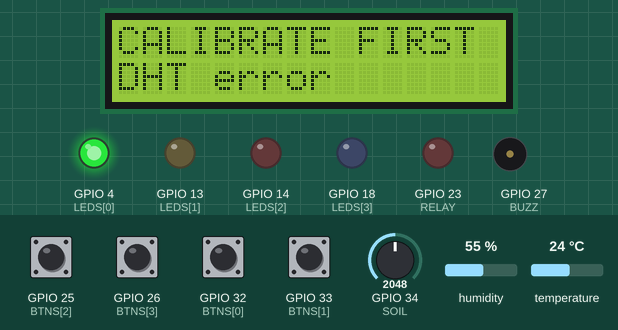
A sketch run on a simulated ESP32. Shown: 16×2 character LCD, output pins drawn as LEDs (lit = HIGH), buzzer (waves = sounding). The test bench sets the inputs (shaded band); at power-on: GPIO 25 (BTNS[2]), GPIO 26 (BTNS[3]), GPIO 32 (BTNS[0]), GPIO 33 (BTNS[1]) HIGH, GPIO 34 (SOIL) = 2048, humidity 55 %, temperature 24 °C (analog values on the 0–4095 scale). What the sketch prints to the serial monitor is not drawn.

Above: at 1.6 s.
1.7 s: GPIO 34 (SOIL) set to 18
At 3.9 s:
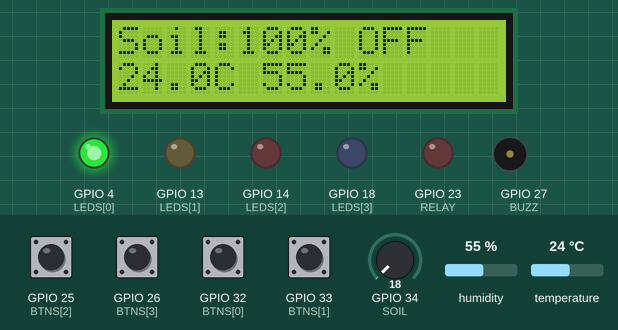
4.5 s: GPIO 34 (SOIL) set to 14
At 7.2 s:
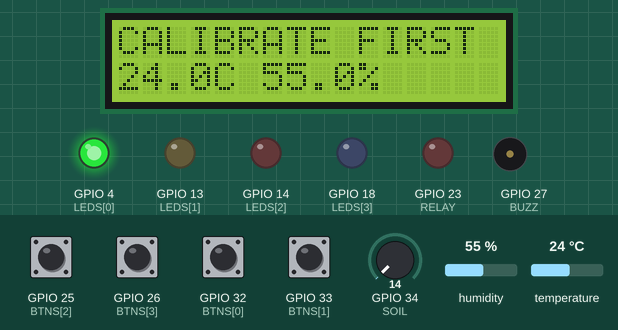
13.0 s: GPIO 32 (BTNS[0]) pulled LOW for 0.15 s
At 13.7 s:
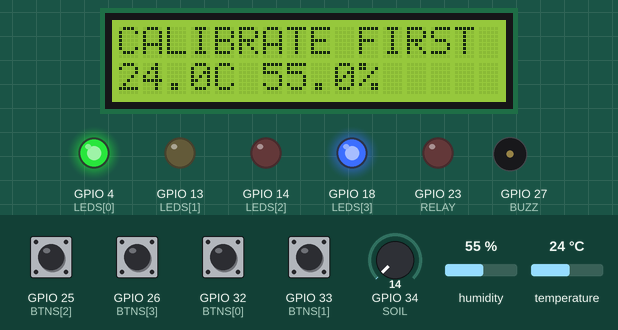
16.5 s: GPIO 34 (SOIL) set to 2866
At 18.9 s:
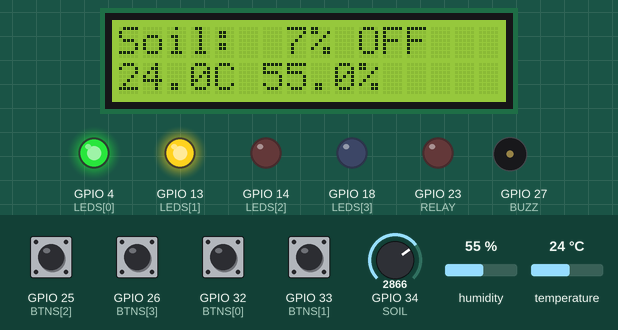
19.5 s: GPIO 32 (BTNS[0]) pulled LOW for 1 s
At 22.4 s:
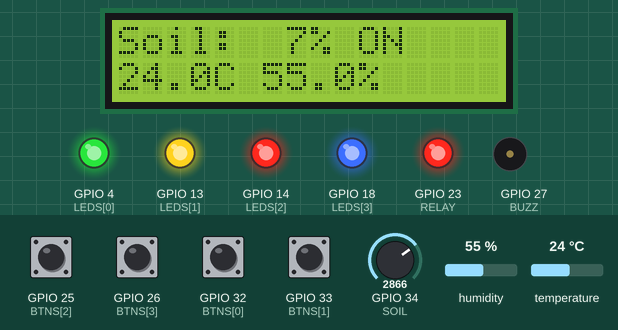
25.5 s: humidity set to 22 %
At 28.2 s:
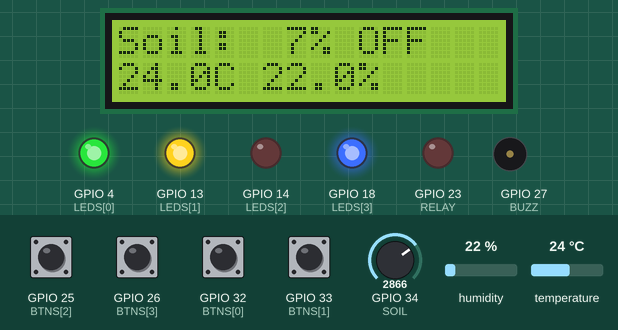
Timing chart, 0 to 29.5 s (numbered marks = the images above; inputs shaded):
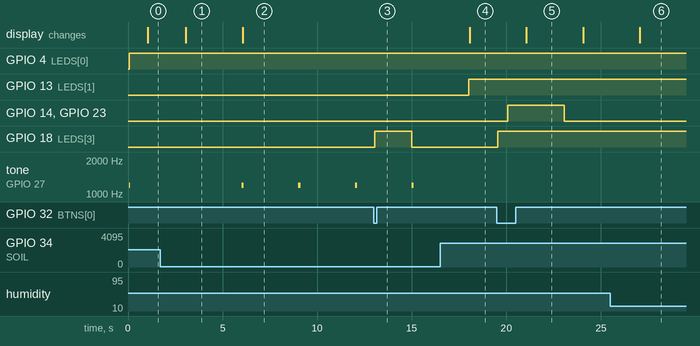

The sketch:

sketch.ino
```cpp
#include <Wire.h>
#include <LiquidCrystal_I2C.h>
#include <DHT.h>
const int SOIL=34,DHTPIN=16,SDA_PIN=21,SCL_PIN=22,RELAY=23,BUZZ=27;
const int LEDS[]={4,13,14,18}, BTNS[]={32,33,25,26};

struct Sample {float t,h;int soil,leds,buttons,pump,mode;};
void startNetwork(){}
void sendSample(Sample s){Serial.println("sim sample");}

bool observed[4]={HIGH,HIGH,HIGH,HIGH},stable[4]={HIGH,HIGH,HIGH,HIGH};
unsigned long changed[4]={0,0,0,0};
void action(int i);
void pollButtons(){for(int i=0;i<4;i++){bool v=digitalRead(BTNS[i]);if(v!=observed[i]){observed[i]=v;changed[i]=millis();}if(v!=stable[i]&&millis()-changed[i]>=40){stable[i]=v;if(!v)action(i);}}}
int buttonMask(){int mask=0;for(int i=0;i<4;i++)if(!stable[i])mask|=1<<i;return mask;}
int ledMask(){int mask=0;for(int i=0;i<4;i++)if(digitalRead(LEDS[i]))mask|=1<<i;return mask;}

const bool CALIBRATED=true,PUMP_CONNECTED=true;
// Set measured values and CALIBRATED=true after soil experiment.
// PUMP_CONNECTED=true only after instructor supervised relay/pump test.
const int DRY=3000,WET=1200;
const unsigned long MAX_RUN=3000,REST=20000;
DHT dht(DHTPIN,DHT22);LiquidCrystal_I2C lcd(0x27,16,2);
bool pump=false,autoMode=false,valid=false;
int threshold=35,moisture=-1,raw=0;
float t=NAN,h=NAN;
unsigned long started=0,lastStop=0,lastSample=0,lastLCD=0;
void stopPump(){digitalWrite(RELAY,LOW);if(pump){pump=false;lastStop=millis();}}
void startPump(){if(PUMP_CONNECTED&&valid&&!pump&&millis()-lastStop>=REST){started=millis();pump=true;digitalWrite(RELAY,HIGH);}}
void action(int i){if(i==0){autoMode=!autoMode;stopPump();}if(i==1){autoMode=false;startPump();}if(i==2){autoMode=false;stopPump();}if(i==3)threshold=threshold>=60?20:threshold+5;}
void sample(){long sum=0;for(int i=0;i<16;i++)sum+=analogRead(SOIL);raw=sum/16;valid=CALIBRATED&&abs(DRY-WET)>100&&raw>15&&raw<4080;
moisture=valid?constrain((int)(100.0*(raw-DRY)/(WET-DRY)),0,100):-1;t=dht.readTemperature();h=dht.readHumidity();if(!valid){autoMode=false;stopPump();}}
void setup(){digitalWrite(RELAY,LOW);pinMode(RELAY,OUTPUT);Serial.begin(115200);analogReadResolution(12);for(int i=0;i<4;i++){pinMode(LEDS[i],OUTPUT);pinMode(BTNS[i],INPUT_PULLUP);}pinMode(BUZZ,OUTPUT);dht.begin();Wire.begin(SDA_PIN,SCL_PIN);lcd.init();lcd.backlight();lastStop=millis();startNetwork();}
void loop(){
  pollButtons();unsigned long now=millis();
  if(pump&&(now-started>=MAX_RUN||!valid||(autoMode&&moisture>=threshold+10)))stopPump();
  if(now-lastSample>=3000){lastSample=now;sample();if(!isnan(t)&&!isnan(h))sendSample({t,h,moisture,ledMask(),buttonMask(),pump,autoMode});Serial.printf("ADC=%d soil=%d pump=%d\n",raw,moisture,pump);}
  if(autoMode&&valid&&moisture<threshold)startPump();
  bool alarm=!valid||isnan(t)||isnan(h);
  digitalWrite(LEDS[0],true);
  digitalWrite(LEDS[1],valid&&moisture<threshold);
  digitalWrite(LEDS[2],pump);digitalWrite(LEDS[3],autoMode);
  // Short alarm beep. Keep loop free from network waits.
  if(alarm&&now%3000<120)tone(BUZZ,1200);else noTone(BUZZ);
  if(now-lastLCD>=1000){lastLCD=now;char row[17];lcd.setCursor(0,0);lcd.print("                ");lcd.setCursor(0,0);if(valid){snprintf(row,sizeof(row),"Soil:%3d%% %s",moisture,pump?"ON":"OFF");lcd.print(row);}else lcd.print("CALIBRATE FIRST");lcd.setCursor(0,1);lcd.print("                ");lcd.setCursor(0,1);if(isnan(t)||isnan(h))lcd.print("DHT error");else{snprintf(row,sizeof(row),"%4.1fC %4.1f%%",t,h);lcd.print(row);}}
}
```

Measured:
- the behaviour switches between 16 and 15 on GPIO 34 (SOIL) (found by bisection; images 1 and 2)
- after the input at 1.7 s, the display: changes after 1.4 s (image 1)
- after the input at 4.5 s, tone on GPIO 27 (BUZZ): alternates 1200 Hz for 0.11 s and silent for 2.9 s, starting after 1.5 s; the display: changes after 1.6 s (image 2)
- after the input at 13.0 s, GPIO 18 (LEDS[3]): LOW → HIGH after 0.06 s, → LOW 2.0 s later
- after the input at 16.5 s, GPIO 13 (LEDS[1]): LOW → HIGH after 1.5 s; tone on GPIO 27 (BUZZ): stays silent (without the input it goes to 1200 Hz after 1.5 s); the display: changes after 1.6 s (image 4)
- after the input at 19.5 s, GPIO 14 (LEDS[2]), GPIO 23 (RELAY): LOW → HIGH after 0.56 s, → LOW 3.0 s later; GPIO 18 (LEDS[3]): LOW → HIGH at once; the display: changes after 1.6 s (image 5)
- after the input at 25.5 s, the display: changes after 1.6 s (image 6)
